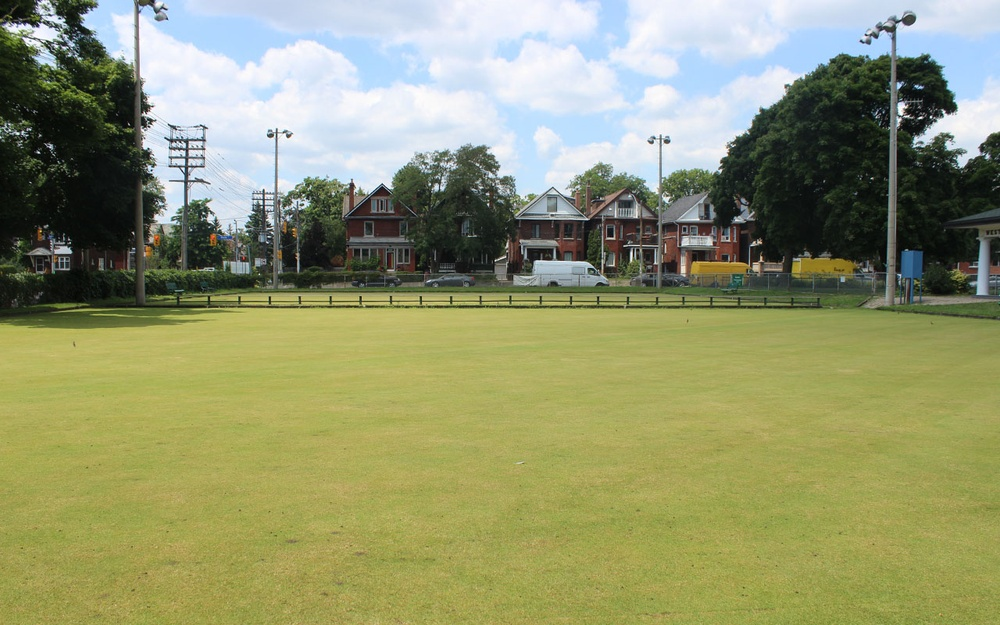
%> input picture park.jpg, 1000 x 625 px, shrunk from 1280 x 800 before the run
$ octave alpha.m   (GNU Octave 9; MATLAB toolbox functions it lacks are replaced by stand-ins)
%> lines starting %> are read from the running program, lines starting %| are printed output that depends on the picture
clear;
clc;
close all;

% Read image from file
img_background = imread('park.jpg');
%> img_background is the input picture: size 625x1000x3 uint8; mean R, G, B 146, 150.6, 110.9
img_foreground = imread('cat.png');
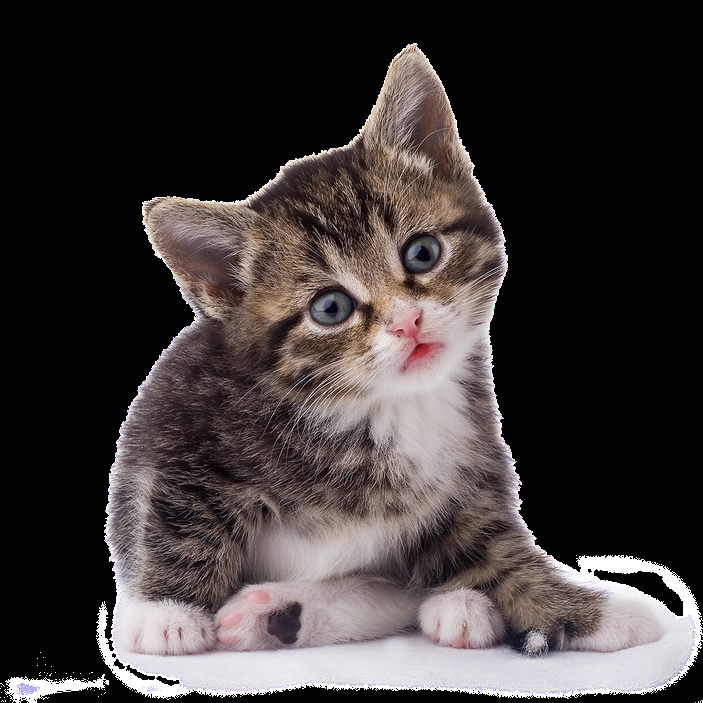
%> input picture cat.png, 703 x 703 px, shrunk from 900 x 900 before the run
%> img_foreground is the input picture: size 703x703x3 uint8; mean R, G, B 62.9, 56.7, 56.3

% Define size of image
[height, width, plane] = size(img_background);
%> height = 625; width = 1000; plane = 3

% Separate R,G,B in background image
R_background = img_background(:,:,1);
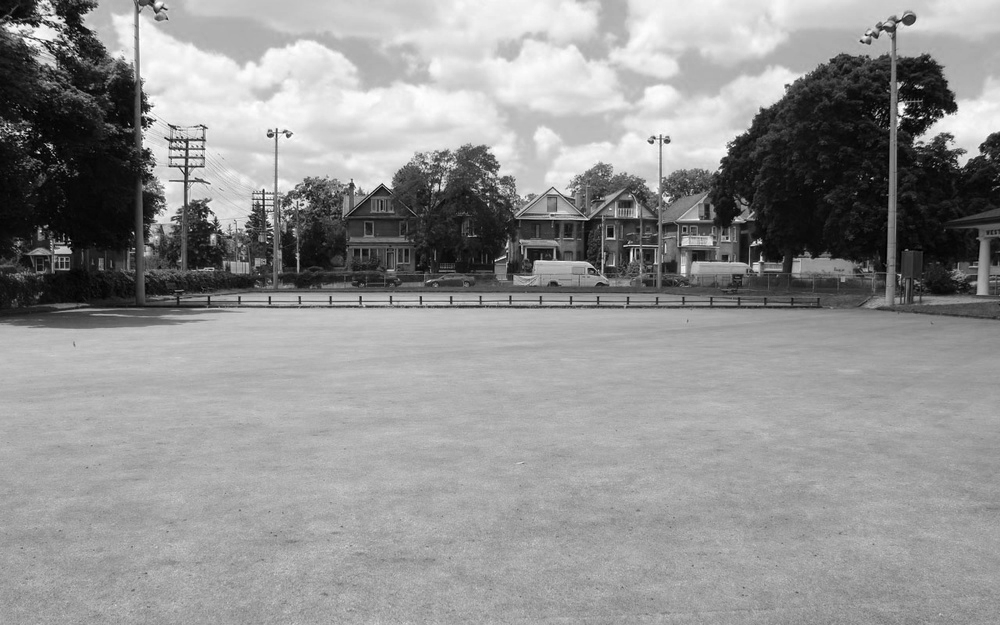
%> R_background: size 625x1000 uint8; min 0, max 255, mean 146
G_background = img_background(:,:,2);
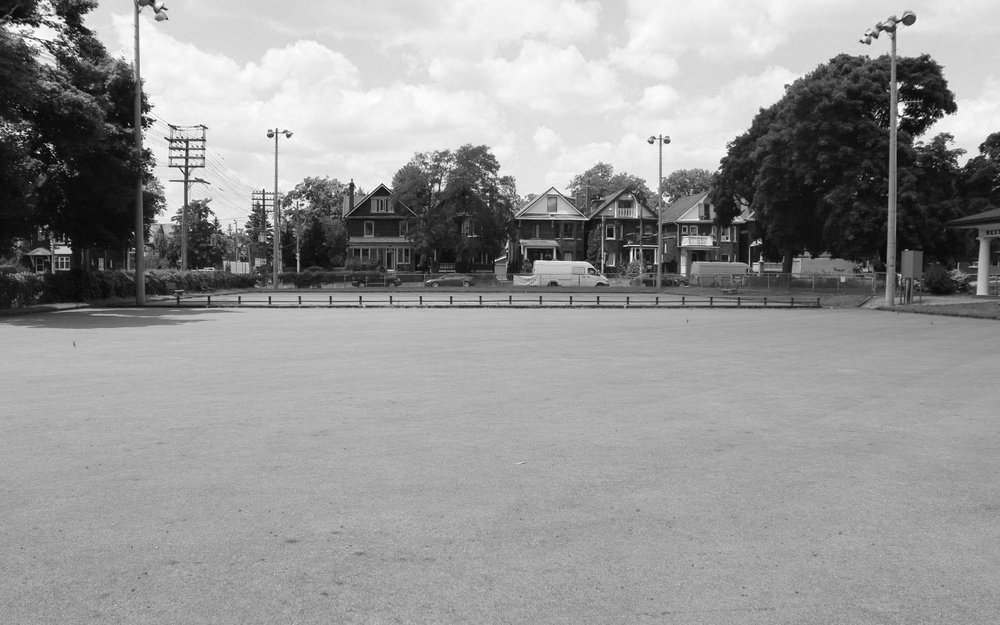
%> G_background: size 625x1000 uint8; min 0, max 255, mean 150.6
B_background = img_background(:,:,3);
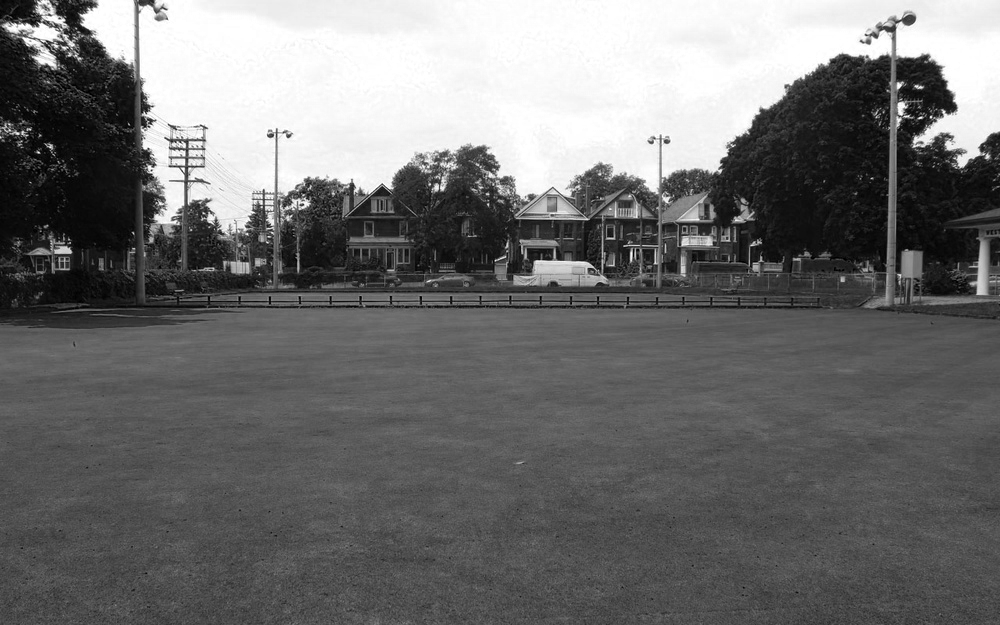
%> B_background: size 625x1000 uint8; min 0, max 255, mean 110.9

% Separate R,G,B in foreground image
R_foreground = img_foreground(:,:,1);
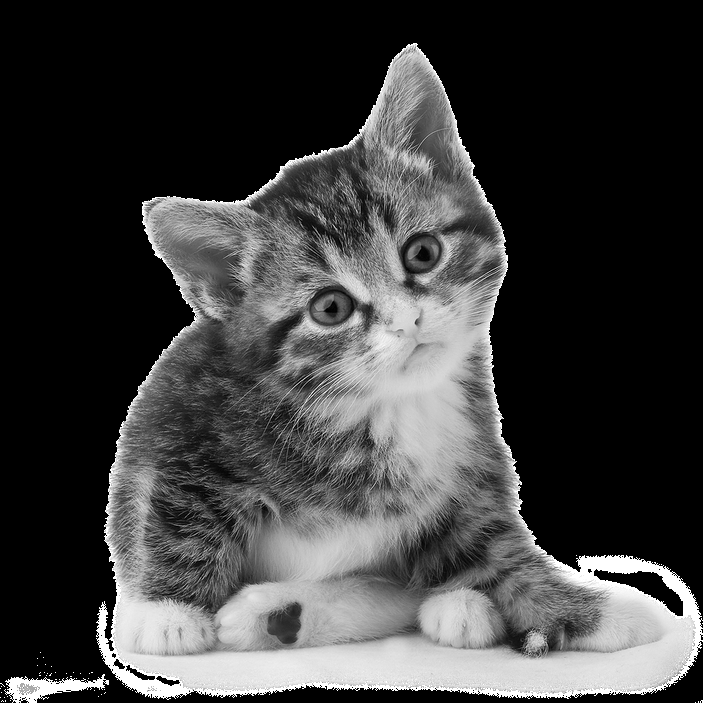
%> R_foreground: size 703x703 uint8; min 0, max 255, mean 62.9
G_foreground = img_foreground(:,:,2);
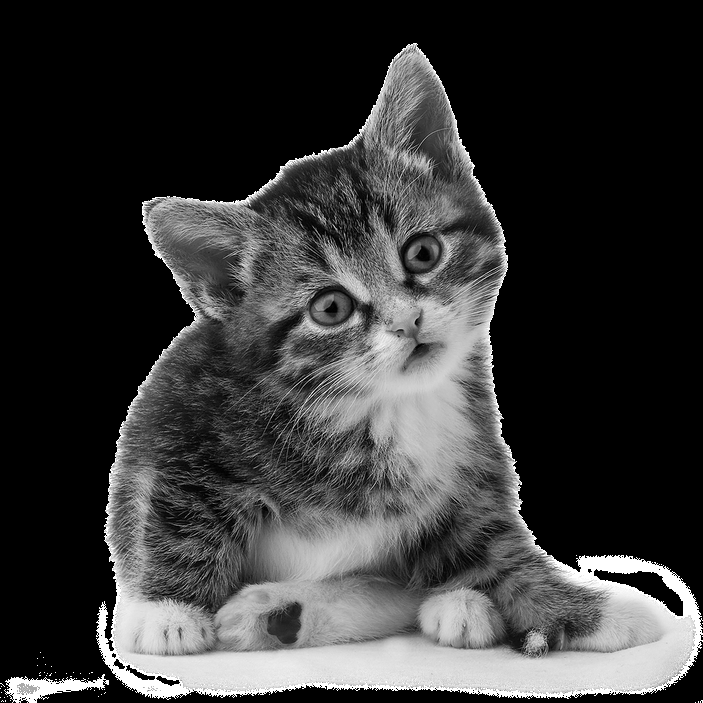
%> G_foreground: size 703x703 uint8; min 0, max 255, mean 56.7
B_foreground = img_foreground(:,:,3);

% Create new image using zeros value
R_new_img = zeros(height, width);
G_new_img = zeros(height, width);
B_new_img = zeros(height, width);
new_img = zeros(height, width, plane);

R_new_img = uint8(R_new_img);
G_new_img = uint8(G_new_img);
B_new_img = uint8(B_new_img);

tmp_background = double(img_background);
tmp_foreground = double(img_foreground);

new_img = cat(3,R_background,G_background,B_background);

% Assign opacity value for operation
opacity = 0.8;

% [11 lines of commented-out code are left out]

new_img = cat(3, R_new_img, G_new_img, B_new_img);
imshow(uint8(new_img), []);
subplot(1,2,1); imshow(img_background);
subplot(1,2,2); imshow(img_foreground);
